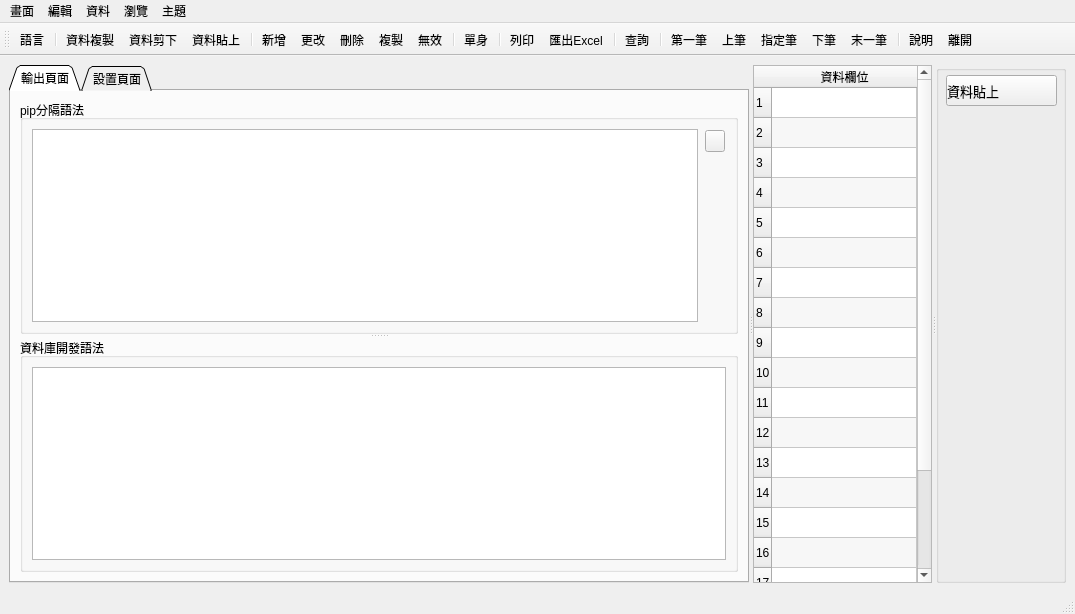
<?xml version="1.0" encoding="UTF-8"?>
<ui version="4.0">
 <author>Tiger</author>
 <class>pysplitter</class>
 <widget class="QMainWindow" name="pysplitter">
  <property name="geometry">
   <rect>
    <x>0</x>
    <y>0</y>
    <width>1075</width>
    <height>614</height>
   </rect>
  </property>
  <property name="windowTitle">
   <string>資料分隔處理器</string>
  </property>
  <property name="windowIcon">
   <iconset resource="pysplitter.qrc">
    <normaloff>:/pic/icon/logo.jpg</normaloff>:/pic/icon/logo.jpg</iconset>
  </property>
  <widget class="QWidget" name="centralwidget">
   <property name="sizePolicy">
    <sizepolicy hsizetype="Expanding" vsizetype="Expanding">
     <horstretch>0</horstretch>
     <verstretch>0</verstretch>
    </sizepolicy>
   </property>
   <layout class="QGridLayout" name="gridLayout_4">
    <item row="0" column="0">
     <widget class="QSplitter" name="splitter_2">
      <property name="sizePolicy">
       <sizepolicy hsizetype="Expanding" vsizetype="Expanding">
        <horstretch>0</horstretch>
        <verstretch>0</verstretch>
       </sizepolicy>
      </property>
      <property name="orientation">
       <enum>Qt::Horizontal</enum>
      </property>
      <widget class="QTabWidget" name="tabWidget">
       <property name="sizePolicy">
        <sizepolicy hsizetype="Expanding" vsizetype="Expanding">
         <horstretch>6</horstretch>
         <verstretch>0</verstretch>
        </sizepolicy>
       </property>
       <property name="minimumSize">
        <size>
         <width>500</width>
         <height>0</height>
        </size>
       </property>
       <property name="tabPosition">
        <enum>QTabWidget::North</enum>
       </property>
       <property name="tabShape">
        <enum>QTabWidget::Triangular</enum>
       </property>
       <property name="currentIndex">
        <number>0</number>
       </property>
       <property name="elideMode">
        <enum>Qt::ElideLeft</enum>
       </property>
       <property name="documentMode">
        <bool>false</bool>
       </property>
       <property name="tabsClosable">
        <bool>false</bool>
       </property>
       <property name="movable">
        <bool>true</bool>
       </property>
       <widget class="QWidget" name="tab1">
        <attribute name="icon">
         <iconset resource="pysplitter.qrc">
          <normaloff>:/pic/icon/group.png</normaloff>:/pic/icon/group.png</iconset>
        </attribute>
        <attribute name="title">
         <string>輸出頁面</string>
        </attribute>
        <layout class="QGridLayout" name="gridLayout">
         <item row="0" column="0">
          <widget class="QSplitter" name="splitter">
           <property name="orientation">
            <enum>Qt::Vertical</enum>
           </property>
           <widget class="QGroupBox" name="groupBox_2">
            <property name="minimumSize">
             <size>
              <width>200</width>
              <height>200</height>
             </size>
            </property>
            <property name="title">
             <string>pip分隔語法</string>
            </property>
            <layout class="QGridLayout" name="gridLayout_5">
             <item row="0" column="0">
              <widget class="QTextEdit" name="pipediter">
               <property name="font">
                <font>
                 <family>Microsoft JhengHei UI</family>
                </font>
               </property>
               <property name="toolTip">
                <string/>
               </property>
               <property name="toolTipDuration">
                <number>-1</number>
               </property>
               <property name="statusTip">
                <string/>
               </property>
               <property name="frameShape">
                <enum>QFrame::StyledPanel</enum>
               </property>
               <property name="frameShadow">
                <enum>QFrame::Sunken</enum>
               </property>
               <property name="lineWrapMode">
                <enum>QTextEdit::WidgetWidth</enum>
               </property>
               <property name="acceptRichText">
                <bool>false</bool>
               </property>
               <property name="placeholderText">
                <string extracomment="輸入方式  A|B|C"/>
               </property>
              </widget>
             </item>
             <item row="0" column="1">
              <widget class="QWidget" name="widget" native="true">
               <property name="maximumSize">
                <size>
                 <width>30</width>
                 <height>16777215</height>
                </size>
               </property>
               <layout class="QFormLayout" name="formLayout_2">
                <property name="horizontalSpacing">
                 <number>1</number>
                </property>
                <property name="verticalSpacing">
                 <number>1</number>
                </property>
                <property name="leftMargin">
                 <number>1</number>
                </property>
                <property name="topMargin">
                 <number>1</number>
                </property>
                <property name="rightMargin">
                 <number>1</number>
                </property>
                <property name="bottomMargin">
                 <number>1</number>
                </property>
                <item row="0" column="0">
                 <widget class="QPushButton" name="convert">
                  <property name="maximumSize">
                   <size>
                    <width>20</width>
                    <height>16777215</height>
                   </size>
                  </property>
                  <property name="text">
                   <string/>
                  </property>
                  <property name="icon">
                   <iconset>
                    <normalon>:/pic/icon/next.png</normalon>
                   </iconset>
                  </property>
                 </widget>
                </item>
               </layout>
              </widget>
             </item>
            </layout>
           </widget>
           <widget class="QGroupBox" name="groupBox_3">
            <property name="maximumSize">
             <size>
              <width>16777215</width>
              <height>300</height>
             </size>
            </property>
            <property name="title">
             <string>資料庫開發語法</string>
            </property>
            <layout class="QHBoxLayout" name="horizontalLayout">
             <item>
              <widget class="QTextEdit" name="sqlediter">
               <property name="font">
                <font>
                 <family>Microsoft JhengHei UI</family>
                </font>
               </property>
               <property name="toolTip">
                <string extracomment="開發者用合併字串[sqlediter]"/>
               </property>
               <property name="toolTipDuration">
                <number>-1</number>
               </property>
               <property name="statusTip">
                <string extracomment="開發者用合併字串[sqlediter]"/>
               </property>
               <property name="whatsThis">
                <string extracomment="開發者用合併字串[sqlediter]"/>
               </property>
               <property name="readOnly">
                <bool>true</bool>
               </property>
              </widget>
             </item>
            </layout>
           </widget>
          </widget>
         </item>
        </layout>
       </widget>
       <widget class="QWidget" name="tab2">
        <attribute name="icon">
         <iconset resource="pysplitter.qrc">
          <normaloff>:/pic/icon/start.png</normaloff>:/pic/icon/start.png</iconset>
        </attribute>
        <attribute name="title">
         <string>設置頁面</string>
        </attribute>
        <layout class="QGridLayout" name="gridLayout_2">
         <item row="0" column="0">
          <widget class="QGroupBox" name="groupBox_4">
           <property name="title">
            <string>條件設定</string>
           </property>
           <layout class="QFormLayout" name="formLayout">
            <item row="0" column="0">
             <layout class="QGridLayout" name="gridLayout_3" columnstretch="1,2">
              <item row="0" column="0">
               <widget class="QLabel" name="label">
                <property name="minimumSize">
                 <size>
                  <width>100</width>
                  <height>0</height>
                 </size>
                </property>
                <property name="text">
                 <string>區隔方式</string>
                </property>
               </widget>
              </item>
              <item row="0" column="1">
               <widget class="QComboBox" name="comboBox">
                <property name="minimumSize">
                 <size>
                  <width>200</width>
                  <height>0</height>
                 </size>
                </property>
                <item>
                 <property name="text">
                  <string>使用 | 區隔</string>
                 </property>
                </item>
                <item>
                 <property name="text">
                  <string>使用 , 區隔</string>
                 </property>
                </item>
                <item>
                 <property name="text">
                  <string>使用 ; 區隔</string>
                 </property>
                </item>
               </widget>
              </item>
             </layout>
            </item>
           </layout>
          </widget>
         </item>
        </layout>
       </widget>
      </widget>
      <widget class="QTableWidget" name="datatable">
       <property name="sizePolicy">
        <sizepolicy hsizetype="Expanding" vsizetype="Ignored">
         <horstretch>2</horstretch>
         <verstretch>0</verstretch>
        </sizepolicy>
       </property>
       <property name="minimumSize">
        <size>
         <width>100</width>
         <height>0</height>
        </size>
       </property>
       <property name="maximumSize">
        <size>
         <width>16777215</width>
         <height>16777215</height>
        </size>
       </property>
       <property name="mouseTracking">
        <bool>true</bool>
       </property>
       <property name="inputMethodHints">
        <set>Qt::ImhMultiLine</set>
       </property>
       <property name="frameShape">
        <enum>QFrame::StyledPanel</enum>
       </property>
       <property name="frameShadow">
        <enum>QFrame::Sunken</enum>
       </property>
       <property name="editTriggers">
        <set>QAbstractItemView::AllEditTriggers</set>
       </property>
       <property name="dragDropOverwriteMode">
        <bool>false</bool>
       </property>
       <property name="dragDropMode">
        <enum>QAbstractItemView::NoDragDrop</enum>
       </property>
       <property name="alternatingRowColors">
        <bool>true</bool>
       </property>
       <property name="selectionMode">
        <enum>QAbstractItemView::SingleSelection</enum>
       </property>
       <property name="verticalScrollMode">
        <enum>QAbstractItemView::ScrollPerItem</enum>
       </property>
       <property name="gridStyle">
        <enum>Qt::SolidLine</enum>
       </property>
       <property name="sortingEnabled">
        <bool>true</bool>
       </property>
       <property name="rowCount">
        <number>20</number>
       </property>
       <property name="columnCount">
        <number>1</number>
       </property>
       <attribute name="horizontalHeaderVisible">
        <bool>true</bool>
       </attribute>
       <attribute name="horizontalHeaderCascadingSectionResizes">
        <bool>true</bool>
       </attribute>
       <attribute name="horizontalHeaderDefaultSectionSize">
        <number>130</number>
       </attribute>
       <attribute name="horizontalHeaderStretchLastSection">
        <bool>true</bool>
       </attribute>
       <attribute name="verticalHeaderVisible">
        <bool>true</bool>
       </attribute>
       <row/>
       <row/>
       <row/>
       <row/>
       <row/>
       <row/>
       <row/>
       <row/>
       <row/>
       <row/>
       <row/>
       <row/>
       <row/>
       <row/>
       <row/>
       <row/>
       <row/>
       <row/>
       <row/>
       <row/>
       <column>
        <property name="text">
         <string>資料欄位</string>
        </property>
        <property name="background">
         <color>
          <red>170</red>
          <green>255</green>
          <blue>255</blue>
         </color>
        </property>
       </column>
      </widget>
      <widget class="QGroupBox" name="groupBox">
       <property name="sizePolicy">
        <sizepolicy hsizetype="Fixed" vsizetype="Fixed">
         <horstretch>0</horstretch>
         <verstretch>0</verstretch>
        </sizepolicy>
       </property>
       <property name="minimumSize">
        <size>
         <width>130</width>
         <height>0</height>
        </size>
       </property>
       <property name="maximumSize">
        <size>
         <width>300</width>
         <height>16777215</height>
        </size>
       </property>
       <property name="title">
        <string/>
       </property>
       <widget class="QPushButton" name="excel">
        <property name="geometry">
         <rect>
          <x>10</x>
          <y>10</y>
          <width>111</width>
          <height>31</height>
         </rect>
        </property>
        <property name="sizePolicy">
         <sizepolicy hsizetype="Expanding" vsizetype="Expanding">
          <horstretch>0</horstretch>
          <verstretch>0</verstretch>
         </sizepolicy>
        </property>
        <property name="minimumSize">
         <size>
          <width>80</width>
          <height>23</height>
         </size>
        </property>
        <property name="font">
         <font>
          <family>微軟正黑體</family>
          <pointsize>10</pointsize>
         </font>
        </property>
        <property name="autoFillBackground">
         <bool>false</bool>
        </property>
        <property name="styleSheet">
         <string notr="true">text-align : left;</string>
        </property>
        <property name="locale">
         <locale language="Chinese" country="Taiwan"/>
        </property>
        <property name="text">
         <string>資料貼上</string>
        </property>
        <property name="icon">
         <iconset>
          <normalon>:/pic/icon/paste.png</normalon>
         </iconset>
        </property>
        <property name="default">
         <bool>false</bool>
        </property>
        <property name="flat">
         <bool>false</bool>
        </property>
       </widget>
      </widget>
     </widget>
    </item>
   </layout>
  </widget>
  <widget class="QMenuBar" name="menubar">
   <property name="geometry">
    <rect>
     <x>0</x>
     <y>0</y>
     <width>1075</width>
     <height>21</height>
    </rect>
   </property>
   <widget class="QMenu" name="menu_1">
    <property name="title">
     <string>畫面</string>
    </property>
    <addaction name="help"/>
    <addaction name="about"/>
    <addaction name="separator"/>
    <addaction name="controlz"/>
    <addaction name="separator"/>
    <addaction name="exit"/>
   </widget>
   <widget class="QMenu" name="menu_2">
    <property name="title">
     <string>編輯</string>
    </property>
   </widget>
   <widget class="QMenu" name="menu_3">
    <property name="title">
     <string>資料</string>
    </property>
   </widget>
   <widget class="QMenu" name="menu_4">
    <property name="title">
     <string>瀏覽</string>
    </property>
   </widget>
   <widget class="QMenu" name="menu_5">
    <property name="title">
     <string>主題</string>
    </property>
    <addaction name="actionDark"/>
    <addaction name="actionWindows"/>
    <addaction name="actionFusion"/>
    <addaction name="actionwindowsvista"/>
   </widget>
   <addaction name="menu_1"/>
   <addaction name="menu_2"/>
   <addaction name="menu_3"/>
   <addaction name="menu_4"/>
   <addaction name="menu_5"/>
  </widget>
  <widget class="QToolBar" name="toolBar">
   <property name="minimumSize">
    <size>
     <width>0</width>
     <height>0</height>
    </size>
   </property>
   <property name="cursor">
    <cursorShape>WhatsThisCursor</cursorShape>
   </property>
   <property name="windowTitle">
    <string>toolBar</string>
   </property>
   <property name="toolButtonStyle">
    <enum>Qt::ToolButtonTextUnderIcon</enum>
   </property>
   <attribute name="toolBarArea">
    <enum>TopToolBarArea</enum>
   </attribute>
   <attribute name="toolBarBreak">
    <bool>false</bool>
   </attribute>
   <addaction name="lang"/>
   <addaction name="separator"/>
   <addaction name="editcopy"/>
   <addaction name="editcut"/>
   <addaction name="editpaste"/>
   <addaction name="separator"/>
   <addaction name="insert"/>
   <addaction name="modify"/>
   <addaction name="delete_2"/>
   <addaction name="reproduce"/>
   <addaction name="invalid"/>
   <addaction name="separator"/>
   <addaction name="detail"/>
   <addaction name="separator"/>
   <addaction name="printer"/>
   <addaction name="exporttoexcel"/>
   <addaction name="separator"/>
   <addaction name="query"/>
   <addaction name="separator"/>
   <addaction name="first"/>
   <addaction name="previous"/>
   <addaction name="jump"/>
   <addaction name="next"/>
   <addaction name="last"/>
   <addaction name="separator"/>
   <addaction name="help"/>
   <addaction name="exit"/>
  </widget>
  <widget class="QStatusBar" name="statusbar"/>
  <action name="lang">
   <property name="icon">
    <iconset resource="pysplitter.qrc">
     <normaloff>:/pic/icon/lingua.png</normaloff>:/pic/icon/lingua.png</iconset>
   </property>
   <property name="text">
    <string>語言</string>
   </property>
   <property name="shortcut">
    <string>Ctrl+L</string>
   </property>
  </action>
  <action name="editcopy">
   <property name="icon">
    <iconset resource="pysplitter.qrc">
     <normaloff>:/pic/icon/copy.png</normaloff>
     <normalon>:/pic/icon/copy.png</normalon>:/pic/icon/copy.png</iconset>
   </property>
   <property name="text">
    <string>資料複製</string>
   </property>
   <property name="toolTip">
    <string>資料複製</string>
   </property>
  </action>
  <action name="editcut">
   <property name="icon">
    <iconset>
     <normalon>:/pic/icon/cut.png</normalon>
    </iconset>
   </property>
   <property name="text">
    <string>資料剪下</string>
   </property>
   <property name="toolTip">
    <string>資料剪下</string>
   </property>
  </action>
  <action name="editpaste">
   <property name="icon">
    <iconset>
     <normalon>:/pic/icon/paste.png</normalon>
    </iconset>
   </property>
   <property name="text">
    <string>資料貼上</string>
   </property>
   <property name="toolTip">
    <string>資料貼上</string>
   </property>
  </action>
  <action name="insert">
   <property name="icon">
    <iconset>
     <normalon>:/pic/icon/new.png</normalon>
    </iconset>
   </property>
   <property name="text">
    <string>新增</string>
   </property>
   <property name="toolTip">
    <string>[F1]建立資料</string>
   </property>
   <property name="shortcut">
    <string>F1</string>
   </property>
  </action>
  <action name="about">
   <property name="icon">
    <iconset resource="pysplitter.qrc">
     <normaloff>:/pic/icon/information.png</normaloff>
     <normalon>:/pic/icon/about.png</normalon>:/pic/icon/information.png</iconset>
   </property>
   <property name="text">
    <string>程式資訊</string>
   </property>
   <property name="toolTip">
    <string>程式資訊</string>
   </property>
  </action>
  <action name="controlz">
   <property name="icon">
    <iconset>
     <normalon>:/pic/icon/key.png</normalon>
    </iconset>
   </property>
   <property name="text">
    <string>必要欄位</string>
   </property>
   <property name="toolTip">
    <string>必要欄位</string>
   </property>
   <property name="shortcut">
    <string>Ctrl+R</string>
   </property>
  </action>
  <action name="modify">
   <property name="icon">
    <iconset>
     <normalon>:/pic/icon/pen.png</normalon>
    </iconset>
   </property>
   <property name="text">
    <string>更改</string>
   </property>
   <property name="toolTip">
    <string>[u]修改資料</string>
   </property>
   <property name="shortcut">
    <string>U</string>
   </property>
  </action>
  <action name="delete_2">
   <property name="icon">
    <iconset>
     <normalon>:/pic/icon/delete.png</normalon>
    </iconset>
   </property>
   <property name="text">
    <string>刪除</string>
   </property>
   <property name="toolTip">
    <string>[F2]刪除資料</string>
   </property>
   <property name="shortcut">
    <string>F2</string>
   </property>
  </action>
  <action name="reproduce">
   <property name="icon">
    <iconset resource="pysplitter.qrc">
     <normaloff>:/pic/icon/copy.png</normaloff>:/pic/icon/copy.png</iconset>
   </property>
   <property name="text">
    <string>複製</string>
   </property>
   <property name="toolTip">
    <string>[c]複製目前資料</string>
   </property>
   <property name="shortcut">
    <string>C</string>
   </property>
  </action>
  <action name="invalid">
   <property name="icon">
    <iconset>
     <normalon>:/pic/icon/garbage.png</normalon>
    </iconset>
   </property>
   <property name="text">
    <string>無效</string>
   </property>
   <property name="toolTip">
    <string>[x]使資料無效</string>
   </property>
   <property name="shortcut">
    <string>X</string>
   </property>
  </action>
  <action name="detail">
   <property name="icon">
    <iconset>
     <normalon>:/pic/icon/prop.png</normalon>
    </iconset>
   </property>
   <property name="text">
    <string>單身</string>
   </property>
   <property name="toolTip">
    <string>[b]編輯單身資料</string>
   </property>
   <property name="shortcut">
    <string>B</string>
   </property>
  </action>
  <action name="printer">
   <property name="icon">
    <iconset>
     <normalon>:/pic/icon/printer.png</normalon>
    </iconset>
   </property>
   <property name="text">
    <string>列印</string>
   </property>
   <property name="toolTip">
    <string>[o]列印報表</string>
   </property>
   <property name="shortcut">
    <string>P</string>
   </property>
  </action>
  <action name="exporttoexcel">
   <property name="icon">
    <iconset>
     <normalon>:/pic/icon/export.png</normalon>
    </iconset>
   </property>
   <property name="text">
    <string>匯出Excel</string>
   </property>
   <property name="toolTip">
    <string>[e]單身匯出Excel</string>
   </property>
   <property name="shortcut">
    <string>E</string>
   </property>
  </action>
  <action name="query">
   <property name="icon">
    <iconset>
     <normalon>:/pic/icon/filefind.png</normalon>
    </iconset>
   </property>
   <property name="text">
    <string>查詢</string>
   </property>
   <property name="toolTip">
    <string>[q]尋找資料</string>
   </property>
   <property name="shortcut">
    <string>Q</string>
   </property>
  </action>
  <action name="qbe_select">
   <property name="icon">
    <iconset resource="pysplitter.qrc">
     <normaloff>:/pic/icon/file_q.png</normaloff>
     <normalon>:/pic/icon/filefind.png</normalon>:/pic/icon/file_q.png</iconset>
   </property>
   <property name="text">
    <string>條件查詢</string>
   </property>
   <property name="toolTip">
    <string>[Ctrl+Q]查詢條件列表</string>
   </property>
   <property name="shortcut">
    <string>Ctrl+Q</string>
   </property>
  </action>
  <action name="qbe_save">
   <property name="icon">
    <iconset>
     <normalon>:/pic/icon/file_w.png</normalon>
    </iconset>
   </property>
   <property name="text">
    <string>條件儲存</string>
   </property>
   <property name="toolTip">
    <string>[Ctrl+W]查詢條件儲存</string>
   </property>
   <property name="shortcut">
    <string>Ctrl+W</string>
   </property>
  </action>
  <action name="first">
   <property name="icon">
    <iconset>
     <normalon>:/pic/icon/gobegin.png</normalon>
    </iconset>
   </property>
   <property name="text">
    <string>第一筆</string>
   </property>
   <property name="toolTip">
    <string>[f]移到第一筆資料</string>
   </property>
   <property name="shortcut">
    <string>F</string>
   </property>
  </action>
  <action name="previous">
   <property name="icon">
    <iconset>
     <normalon>:/pic/icon/prev.png</normalon>
    </iconset>
   </property>
   <property name="text">
    <string>上筆</string>
   </property>
   <property name="toolTip">
    <string>[p]移到上一筆資料</string>
   </property>
   <property name="shortcut">
    <string>P</string>
   </property>
  </action>
  <action name="jump">
   <property name="icon">
    <iconset>
     <normalon>:/pic/icon/balloon.png</normalon>
    </iconset>
   </property>
   <property name="text">
    <string>指定筆</string>
   </property>
   <property name="toolTip">
    <string>[j]移到指定筆數資料</string>
   </property>
   <property name="shortcut">
    <string>J</string>
   </property>
  </action>
  <action name="next">
   <property name="icon">
    <iconset>
     <normalon>:/pic/icon/next.png</normalon>
    </iconset>
   </property>
   <property name="text">
    <string>下筆</string>
   </property>
   <property name="toolTip">
    <string>[n]移到下一筆資料</string>
   </property>
   <property name="shortcut">
    <string>N</string>
   </property>
  </action>
  <action name="last">
   <property name="icon">
    <iconset>
     <normalon>:/pic/icon/goend.png</normalon>
    </iconset>
   </property>
   <property name="text">
    <string>末一筆</string>
   </property>
   <property name="toolTip">
    <string>[l]移到最後一筆資料</string>
   </property>
   <property name="shortcut">
    <string>L</string>
   </property>
  </action>
  <action name="key">
   <property name="icon">
    <iconset>
     <normalon>:/pic/icon/key.png</normalon>
    </iconset>
   </property>
   <property name="text">
    <string>必要欄位</string>
   </property>
   <property name="toolTip">
    <string>[Ctrl+R]必須輸入的欄位清單</string>
   </property>
   <property name="shortcut">
    <string>Ctrl+R</string>
   </property>
  </action>
  <action name="help">
   <property name="icon">
    <iconset>
     <normalon>:/pic/icon/help.png</normalon>
    </iconset>
   </property>
   <property name="text">
    <string>說明</string>
   </property>
   <property name="toolTip">
    <string>[Ctrl+H]內容說明</string>
   </property>
   <property name="shortcut">
    <string>Ctrl+H</string>
   </property>
   <property name="shortcutContext">
    <enum>Qt::ApplicationShortcut</enum>
   </property>
  </action>
  <action name="exit">
   <property name="icon">
    <iconset>
     <normalon>:/pic/icon/quit.png</normalon>
    </iconset>
   </property>
   <property name="text">
    <string>離開</string>
   </property>
   <property name="toolTip">
    <string>[Esc]離開程式</string>
   </property>
   <property name="shortcutContext">
    <enum>Qt::ApplicationShortcut</enum>
   </property>
  </action>
  <action name="actionDark">
   <property name="text">
    <string>Dark</string>
   </property>
  </action>
  <action name="actionWindows">
   <property name="text">
    <string>Windows</string>
   </property>
  </action>
  <action name="actionWindowsXP">
   <property name="text">
    <string>WindowsXp</string>
   </property>
  </action>
  <action name="actionFusion">
   <property name="text">
    <string>Fusion</string>
   </property>
  </action>
  <action name="actionwindowsvista">
   <property name="text">
    <string>WindowsVista</string>
   </property>
  </action>
 </widget>
 <tabstops>
  <tabstop>tabWidget</tabstop>
  <tabstop>pipediter</tabstop>
  <tabstop>sqlediter</tabstop>
  <tabstop>datatable</tabstop>
  <tabstop>comboBox</tabstop>
 </tabstops>
 <resources>
  <include location="pysplitter.qrc"/>
 </resources>
 <connections/>
 <designerdata>
  <property name="gridDeltaX">
   <number>10</number>
  </property>
  <property name="gridDeltaY">
   <number>10</number>
  </property>
  <property name="gridSnapX">
   <bool>true</bool>
  </property>
  <property name="gridSnapY">
   <bool>true</bool>
  </property>
  <property name="gridVisible">
   <bool>true</bool>
  </property>
 </designerdata>
</ui>
